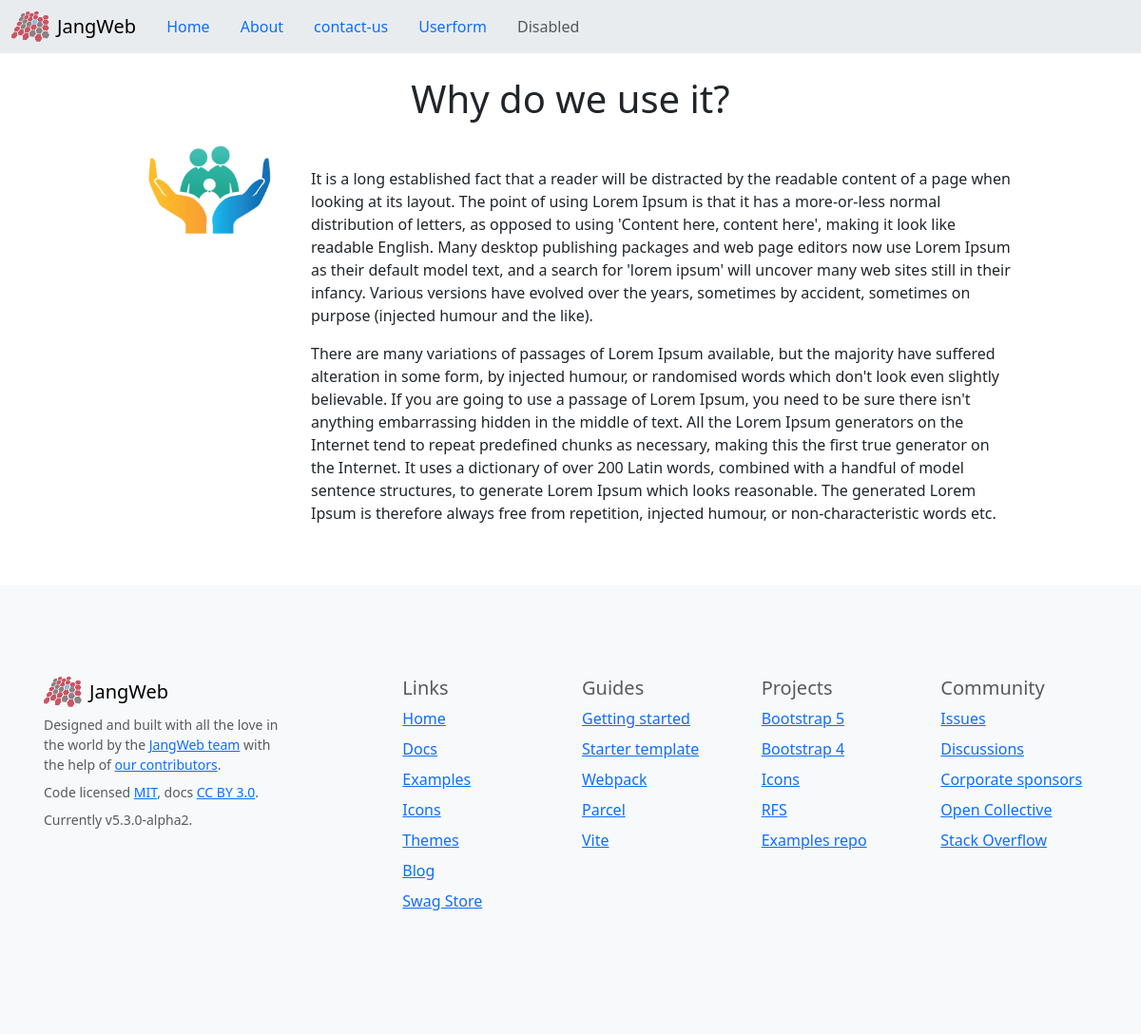
Page /NewsPage/why-do-we-use-it on the committed database.
### News/models.py (models this page shows)
class News(models.Model):
    new_title=models.CharField(max_length=100)
    new_desc=HTMLField()
    new_image=models.FileField(upload_to="New_image/",max_length=250,null=True,default=None)
    news_slug=AutoSlugField(populate_from='new_title',unique=True,null=True,default=None)

### JangWeb/views.py (the view)
# urls.py: path('NewsPage/<slug>',views.NewsPage),
def NewsPage(request,slug):
    NewsDataSlug=News.objects.get(news_slug=slug)
    data={
        'NewsDataSlug':NewsDataSlug
    }
    return render(request,"NewsPage.html",data)

### templates/NewsPage.html (shortened to what this page needs)
{% extends 'base.html' %}
{% block content %}
<section>
<div class="container">
    <div class="row d-flex justify-content-center">
      <div class="menu-content pb-60 col-lg-8 pt-4">
        <div class="title text-center">
          <h1 class="mb-10">{{NewsDataSlug.new_title}}</h1>
        </div>
      </div>
    </div>
</div>
    <div class="container">
        <div class="row d-flex justify-content-center">
          <div class="col-2">
            {% if NewsDataSlug.new_image != '' %}
            <img src="/media/{{NewsDataSlug.new_image}}" class="img-fluid"/>
          </div>
            {% endif %}
          <div class="menu-content pb-60 col-lg-8">
            <div class="title text-center">
              <div class=type"text">
                {{NewsDataSlug.new_desc | safe }}
              </div>
            </div>
          </div>
        </div>
    </div>
    </section>
{% endblock %}

### rows in the picture
News: new_title "Why do we use it?", new_image (picture), new_desc "It is a long established fact that a reader will be distracted by the readable content of a page when looking at its layout. The point of using Lorem Ipsum is that it has a more-or-less normal distribution of letters, as opposed to using 'Content here, content here', making it look like readable English. Many desktop publishing packages and web page editors now use Lorem Ipsum as their default model text, and a search for 'lorem ipsum' will uncover many web sites still in their infancy. Various versions have evolved over the years, sometimes by accident, sometimes on purpose (injected humour and the like). There are many variations of passages of Lorem Ipsum available, but the majority have…"
